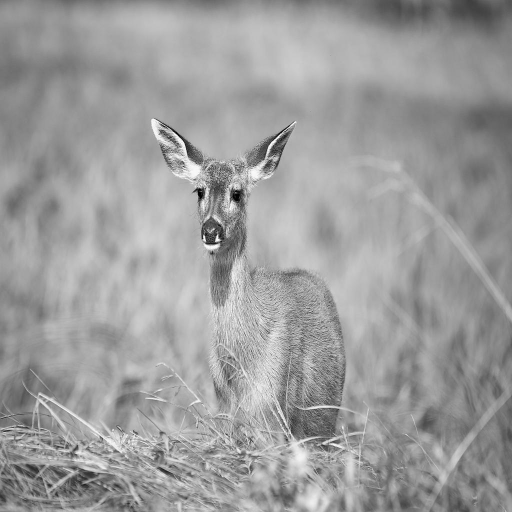
%> input picture Deer_g.jpg, 1024 x 1024 px (shown at 1/2 size)
$ octave LQAE_up.m   (GNU Octave 9; MATLAB toolbox functions it lacks are replaced by stand-ins)
%> lines starting %> are read from the running program, lines starting %| are printed output that depends on the picture
### CalculatePSNR.m


function PSNR = CalculatePSNR( IgI, reFrame)
IgI = uint8(IgI);
reFrame = uint8(reFrame);
sum1=IgI-reFrame;
sum1=sum1.*sum1;
MSE=mean(mean(sum1));
PSNR=20*log10(255.0/(sqrt(MSE)));
% [11 lines of commented-out code are left out]
end

### LQAE_up.m
clc
clear all;
Im = imread('Deer_g.jpg');
%> Im is the input picture: size 1024x1024 uint8; min 0, max 255, mean 156.3
[row1 col1]=size(Im);
%> row1 = 1024; col1 = 1024
Img2=Im(1:row1,1:col1);

blocksize=8;

PSNR1=0;
absB1q=0;

BR=0;
Z=zeros(row1, col1);
Y=zeros(row1, col1);
for i=1:blocksize:row1
  for j=1:blocksize:col1

    W1=Img2(i:i+blocksize-1,j:j+blocksize-1);

    DCT=dct2(W1);

    q=8;

    B1q=round(DCT/q);

    B1q_sign=sign(B1q);

    absB1q= abs(B1q);

    [x y z]=find(absB1q);


    dectoBin=dec2bin(z,8);

    dectoBina=uint16(dectoBin);
    dectoBina=dectoBina-48;
    numone=nnz(dectoBina);

    rowb=dec2bin(x,log2(blocksize)+1);

    X_max=max(x);
    if X_max==8
        X_max_p=X_max;
    else
    end

    urowb=uint16(rowb);
    aurowb1=urowb-48;
    aurowb=aurowb1(:,:);

    aurowb3=aurowb1(:,1);
    X_max_LSB=max(aurowb3);

    erowb=nnz(aurowb);


    colb=dec2bin(y,log2(blocksize)+1);

    ucolb=uint16(colb);
    aucolb=ucolb-48;

    aucolb=aucolb(:,:);


    ecolb=nnz(aucolb);

    col_b_max=max(y);
    if col_b_max==8
        C_max=col_b_max;
    else
    end


    statebit=erowb+ecolb;

    sbit=nnz(B1q_sign);

    auxbit=numone;


    %BR=BR+(numone+sbit+auxbit)/(1024*1024);
    BR=BR+(numone+sbit+statebit+auxbit)/(1024*1024);


    %%Decoder


    B2=B1q.*q;

   %B2=B1q.*q;


    RI1=idct2(B2);
    Z(i:i+7,j:j+7)=RI1;
    Y(i:i+7,j:j+7)=absB1q;
  end
end
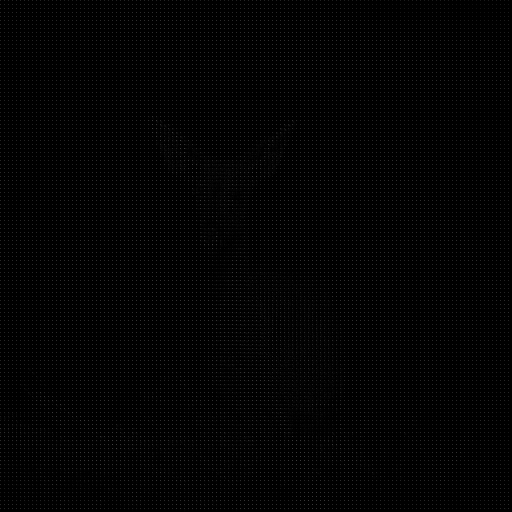
%> Y: size 1024x1024 double (shown at 1/2 size); min 0, max 247, mean 2.9
%> after the loop, BR = 0.992; C_max = 8; X_max_p = 8

PSNR1=CalculatePSNR(Img2, Z);
%> in CalculatePSNR, `sum1=IgI-reFrame;`:
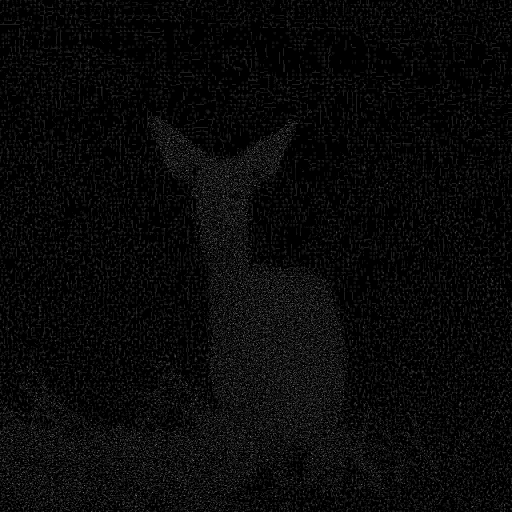
%> sum1: size 1024x1024 uint8 (shown at 1/2 size); min 0, max 8, mean 0.287; drawn with min black and max white
%> in CalculatePSNR, `MSE=mean(mean(sum1));`: MSE = 0.444
%> in CalculatePSNR, `PSNR=20*log10(255.0/(sqrt(MSE)));`: PSNR = 51.65
%> PSNR1 = 51.65


numofblockr=row1/blocksize;
%> numofblockr = 128
numofblockc=col1/blocksize;
%> numofblockc = 128

rposioflastblock=row1-blocksize;
%> rposioflastblock = 1016
cposioflastblock=col1-blocksize;
%> cposioflastblock = 1016
%> (the run ends here)
